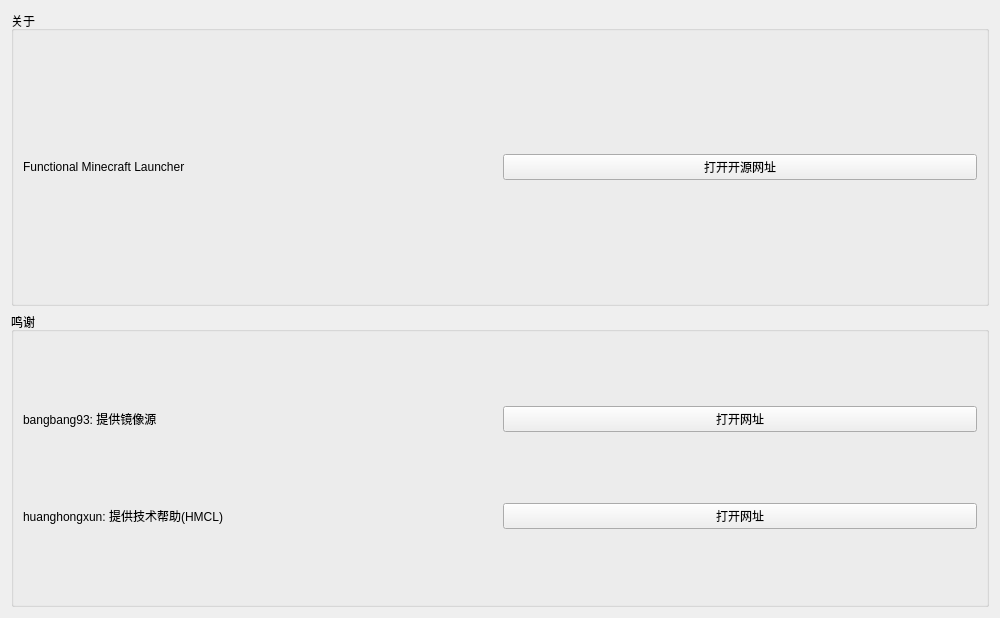
<?xml version="1.0" encoding="UTF-8"?>
<ui version="4.0">
 <class>More</class>
 <widget class="QWidget" name="More">
  <property name="geometry">
   <rect>
    <x>0</x>
    <y>0</y>
    <width>1000</width>
    <height>618</height>
   </rect>
  </property>
  <property name="windowTitle">
   <string>更多</string>
  </property>
  <layout class="QGridLayout" name="gridLayout">
   <item row="0" column="0">
    <widget class="QGroupBox" name="groupBox">
     <property name="title">
      <string>关于</string>
     </property>
     <layout class="QGridLayout" name="gridLayout_2">
      <item row="0" column="0">
       <widget class="QLabel" name="l_fmclversion">
        <property name="text">
         <string>Functional Minecraft Launcher</string>
        </property>
       </widget>
      </item>
      <item row="0" column="1">
       <widget class="QPushButton" name="pb_opensourceurl">
        <property name="text">
         <string>打开开源网址</string>
        </property>
       </widget>
      </item>
     </layout>
    </widget>
   </item>
   <item row="1" column="0">
    <widget class="QGroupBox" name="groupBox_2">
     <property name="title">
      <string>鸣谢</string>
     </property>
     <layout class="QGridLayout" name="gridLayout_3">
      <item row="0" column="1">
       <widget class="QPushButton" name="pb_openbangurl">
        <property name="text">
         <string>打开网址</string>
        </property>
       </widget>
      </item>
      <item row="0" column="0">
       <widget class="QLabel" name="label">
        <property name="text">
         <string>bangbang93: 提供镜像源</string>
        </property>
       </widget>
      </item>
      <item row="1" column="1">
       <widget class="QPushButton" name="pb_openhmclurl">
        <property name="text">
         <string>打开网址</string>
        </property>
       </widget>
      </item>
      <item row="1" column="0">
       <widget class="QLabel" name="label_2">
        <property name="text">
         <string>huanghongxun: 提供技术帮助(HMCL)</string>
        </property>
       </widget>
      </item>
     </layout>
    </widget>
   </item>
  </layout>
 </widget>
 <resources/>
 <connections/>
</ui>
